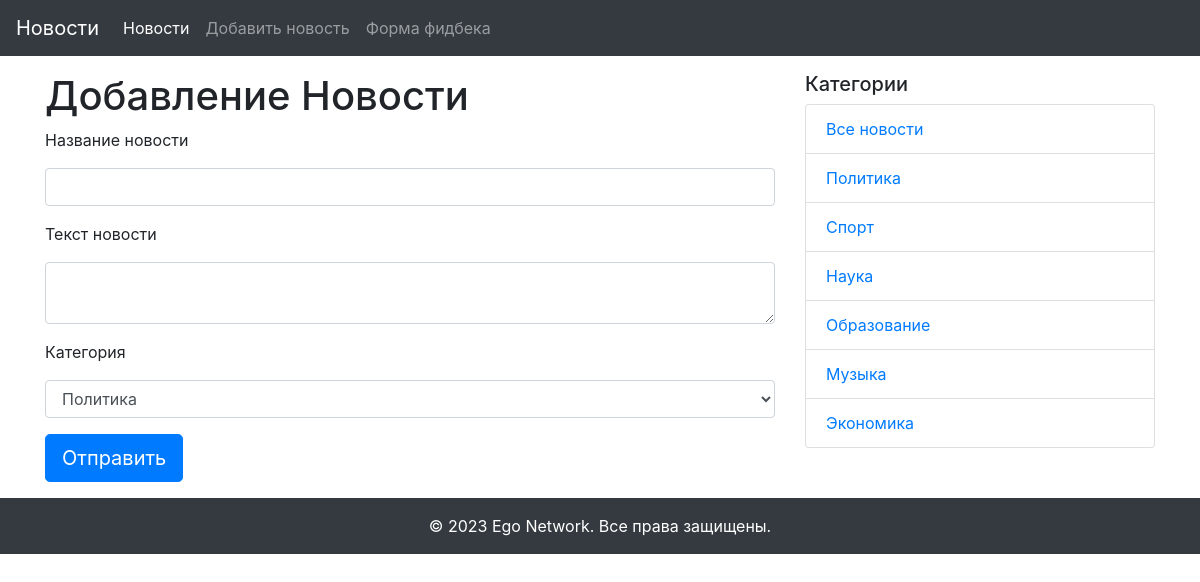
The page /add_news on the database its author committed.
### app/models.py (models this page shows, shortened)
class Category(db.Model):
    id = db.Column(db.Integer, primary_key=True)
    title = db.Column(db.String(255), nullable=False)
    news = db.relationship('News',back_populates='category')

### app/views.py (the view, shortened to what this page needs)
def add_news():
    new = NewNews()
    new.category.choices = [cat.title for cat in Category.query.all()]
    сategory = Category.query.all()
    return render_template("add_news.html", form=new,сategory=сategory)

### app/forms.py
class NewNews(FlaskForm):
    title = StringField('Название новости', validators=[DataRequired(message="Поле не должо быть пустым"),
                                                        Length(max=255,
                                                               message="Название не должно быть более 255 символов")])
    text = TextAreaField('Текст новости', validators=[DataRequired(message="Поле не должо быть пустым")])
    category = SelectField('Категория')
    submit = SubmitField('Отправить')

### app/templates/add_news.html (shortened to what this page needs)
{% extends "base.html" %}
{% block content %}
    <form action="" method="post" novalidate>
        <div class="form-group">
            <h1>Добавление Новости</h1>
            <label>{{ form.title.label }}</label>
            {{ form.title(class="form-control") }}
        </div>
        <div class="form-group">
            <label>{{ form.text.label }}</label>
            {{ form.text(class="form-control") }}
        </div>
        <div class="form-group">
            <label>{{ form.category.label }}</label>
            {{ form.category(class="form-control") }}
        </div>
        {{ form.submit(class="btn btn-primary btn-lg") }}
    </form>
{% endblock content %}

### app/templates/side_navigation.html
<div class="col-md-4">
          <h5>Категории</h5>
          <ul class="list-group">
            <li class="list-group-item"><a href="/">Все новости</a></li>
              {% for cat in сategory %}
              <li class="list-group-item"><a href="{{ url_for("category", id=cat.id) }}">{{cat.title}}</a></li>
              {% endfor %}
          </ul>
</div>

### rows shown on the page
Category: title "Политика"
Category: title "Спорт"
Category: title "Наука"
Category: title "Образование"
Category: title "Музыка"
Category: title "Экономика"
